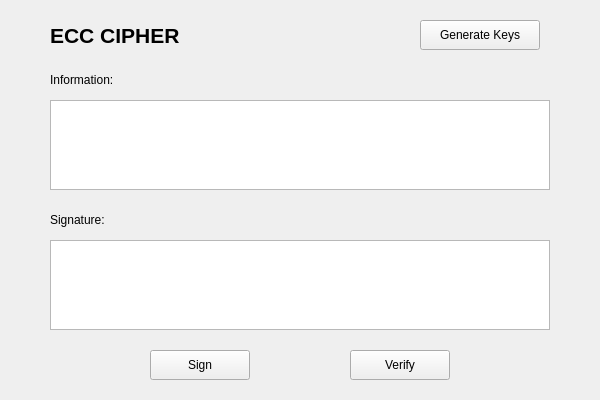
<?xml version="1.0" encoding="UTF-8"?>
<ui version="4.0">
 <class>MainWindow</class>
 <widget class="QMainWindow" name="MainWindow">
  <property name="geometry">
   <rect>
    <x>0</x>
    <y>0</y>
    <width>600</width>
    <height>400</height>
   </rect>
  </property>
  <property name="windowTitle">
   <string>ECC Cipher</string>
  </property>
  <widget class="QWidget" name="centralwidget">
   <widget class="QLabel" name="titleLabel">
    <property name="geometry">
     <rect>
      <x>50</x>
      <y>20</y>
      <width>200</width>
      <height>30</height>
     </rect>
    </property>
    <property name="font">
     <font>
      <pointsize>16</pointsize>
      <weight>75</weight>
      <bold>true</bold>
     </font>
    </property>
    <property name="text">
     <string>ECC CIPHER</string>
    </property>
   </widget>
   <widget class="QPushButton" name="btn_gen_keys">
    <property name="geometry">
     <rect>
      <x>420</x>
      <y>20</y>
      <width>120</width>
      <height>30</height>
     </rect>
    </property>
    <property name="text">
     <string>Generate Keys</string>
    </property>
   </widget>
   <widget class="QLabel" name="lbl_info">
    <property name="geometry">
     <rect>
      <x>50</x>
      <y>70</y>
      <width>80</width>
      <height>20</height>
     </rect>
    </property>
    <property name="text">
     <string>Information:</string>
    </property>
   </widget>
   <widget class="QTextEdit" name="txt_info">
    <property name="geometry">
     <rect>
      <x>50</x>
      <y>100</y>
      <width>500</width>
      <height>90</height>
     </rect>
    </property>
   </widget>
   <widget class="QLabel" name="lbl_signature">
    <property name="geometry">
     <rect>
      <x>50</x>
      <y>210</y>
      <width>80</width>
      <height>20</height>
     </rect>
    </property>
    <property name="text">
     <string>Signature:</string>
    </property>
   </widget>
   <widget class="QTextEdit" name="txt_sign_sent">
    <property name="geometry">
     <rect>
      <x>50</x>
      <y>240</y>
      <width>500</width>
      <height>90</height>
     </rect>
    </property>
   </widget>
   <widget class="QPushButton" name="btn_sign">
    <property name="geometry">
     <rect>
      <x>150</x>
      <y>350</y>
      <width>100</width>
      <height>30</height>
     </rect>
    </property>
    <property name="text">
     <string>Sign</string>
    </property>
   </widget>
   <widget class="QPushButton" name="btn_verify">
    <property name="geometry">
     <rect>
      <x>350</x>
      <y>350</y>
      <width>100</width>
      <height>30</height>
     </rect>
    </property>
    <property name="text">
     <string>Verify</string>
    </property>
   </widget>
  </widget>
 </widget>
 <resources/>
 <connections/>
</ui>
